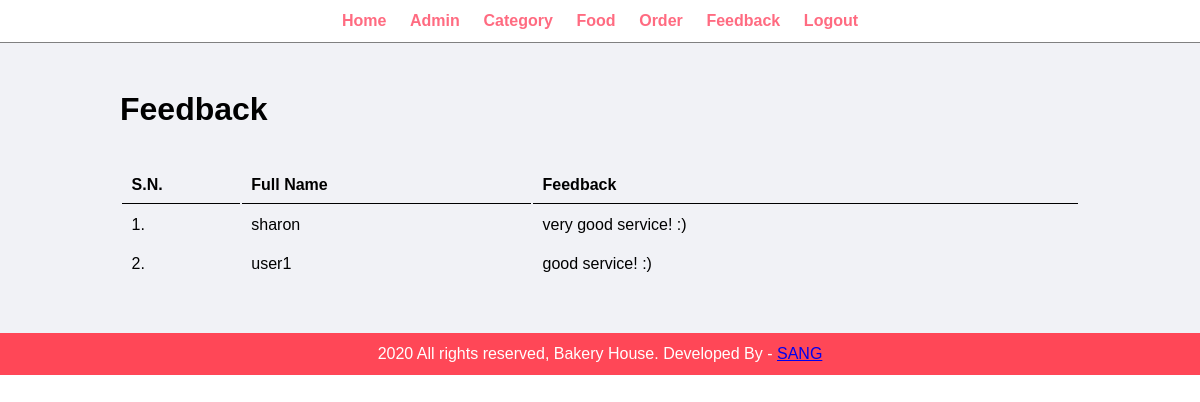
The app's page /admin/feedback-table.php (signed in) with its own data.
### tables this page shows
CREATE TABLE `tbl_feedback` (
  `feedback_id` int(10) UNSIGNED NOT NULL,
  `customer_name` varchar(255) NOT NULL,
  `customer_feedback` varchar(255) NOT NULL
);

### admin/feedback-table.php (the view)
<?php include('partials/menu.php'); ?>
<div class="main-content">
    <div class="wrapper">
        <h1>Feedback</h1>
        <br /><br />
        <table class="tbl-full">
            <tr>
                <th>S.N.</th>
                <th>Full Name</th>
                <th>Feedback</th>
            </tr>
            <?php
            $sql = "SELECT * FROM tbl_feedback";
            $res = mysqli_query($conn, $sql);
            $count = mysqli_num_rows($res);
            $sn = 1;
            if ($count > 0) {
                while ($row = mysqli_fetch_assoc($res)) {
                    $fullname = $row['customer_name'];
                    $feedback = $row['customer_feedback'];
            ?>
                    <tr>
                        <td><?php echo $sn++; ?>. </td>
                        <td><?php echo $fullname; ?></td>
                        <td><?php echo $feedback; ?></td>
                    </tr>
            <?php
                }
            } else {
                echo "<tr> <td colspan='7' class='error'> No Feedback. </td> </tr>";
            }
            ?>
        </table>
    </div>
</div>
<?php include('partials/footer.php'); ?>

### css/admin.css (style rules this page uses)
* { margin: 0; padding: 0; font-family: Arial, Helvetica, sans-serif; }
.wrapper { padding: 1%; width: 80%; margin: 0 auto; }
.tbl-full { width: 100%; }
table tr th { border-bottom: 1px solid black; padding: 1%; text-align: left; }
table tr td { padding: 1%; }
.main-content { background-color: #f1f2f6; padding: 3% 0; }

### records on screen
tbl_feedback: customer_name "sharon", customer_feedback "very good service! :)"
tbl_feedback: customer_name "user1", customer_feedback "good service! :)"
